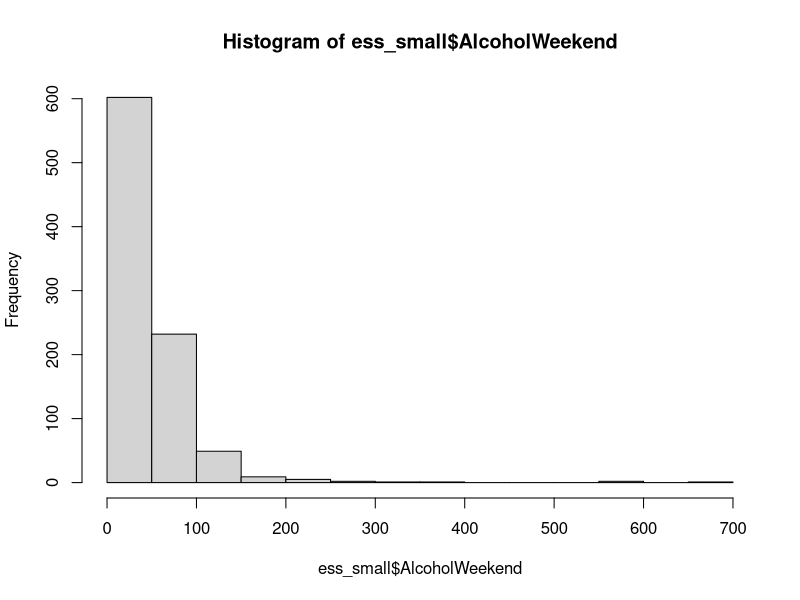
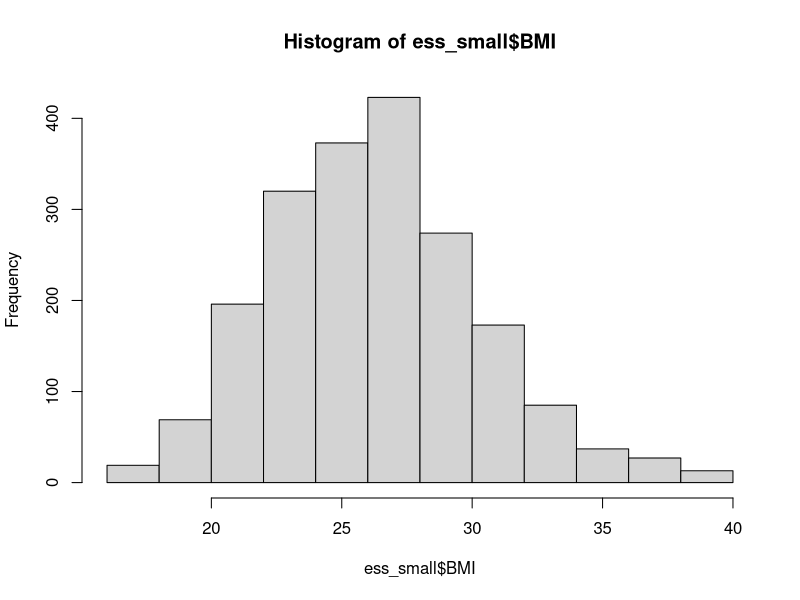
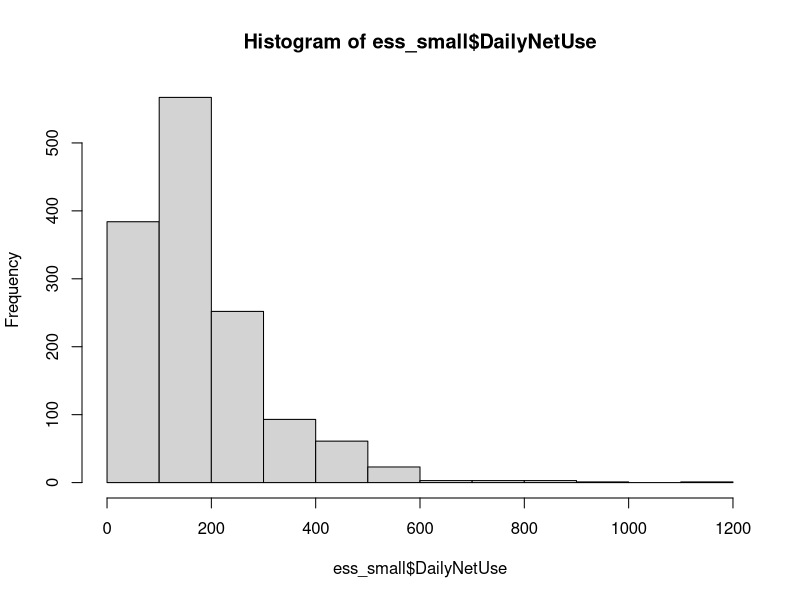
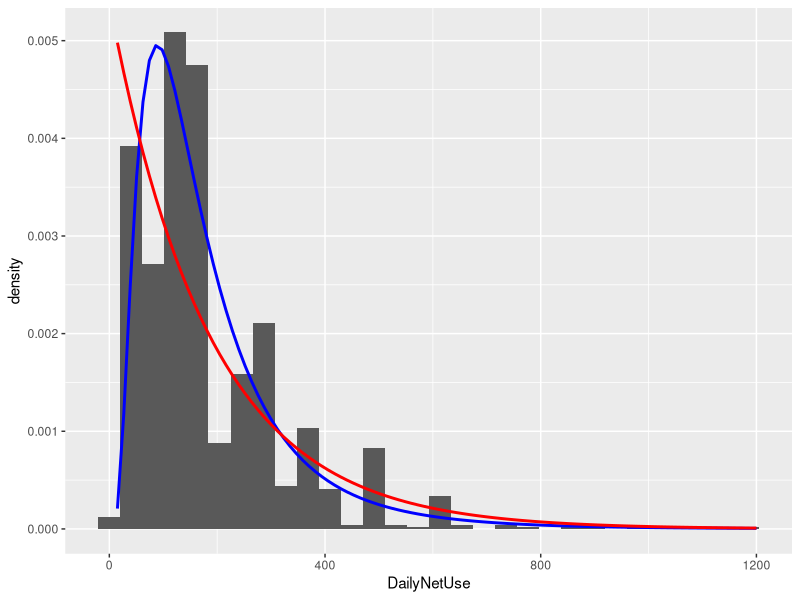

Write the R code that produced these figures, in order.
## ---- chunk 1
knitr::opts_chunk$set(echo = TRUE)
## ---- chunk 2
ess <- readxl::read_excel("ess_hun_2024.xlsx")
str(ess)
## ---- chunk 3
mean(is.na(ess$AlcoholWeekend))
ess_small <- ess[!is.na(ess$AlcoholWeekend),c("idno", "AlcoholWeekend")]
hist(ess_small$AlcoholWeekend)
## ---- chunk 4
# function definition
neg_log_likelihood_expon <- function(theta_expon){
  log_lik_observations <- log(dexp(x = ess_small$AlcoholWeekend,
                                   rate = theta_expon)) # log-probability of every observations occurring under the current parameters
  return(-sum(log_lik_observations))
}

# function test on some random parameter value
neg_log_likelihood_expon(0.001)
## ---- chunk 5
expon_ml <- optim(0.001, neg_log_likelihood_expon)
expon_ml$par # optimal parameter value
expon_ml$val # minimized negative log-likelihood of the sample
## ---- chunk 6
1/mean(ess_small$AlcoholWeekend)
1/sd(ess_small$AlcoholWeekend)
## ---- chunk 7
ess$BMI <- ess$Weight/(ess$Height/100)^2
ess_small <- ess[!is.na(ess$BMI),c("idno", "BMI")]
hist(ess_small$BMI)
## ---- chunk 8
# function definition
neg_log_likelihood_norm <- function(theta_norm){
  log_lik_observations <- log(dnorm(x = ess_small$BMI,
                                    mean = theta_norm[1],
                                    sd = theta_norm[2])) # log-probability of every observations occurring under the current parameters
  return(-sum(log_lik_observations))
}

# function test on some random parameter combination
neg_log_likelihood_norm(c(250, 250))
## ---- chunk 9
norm_ml <- optim(c(250, 250), neg_log_likelihood_norm)
norm_ml$par # optimal parameter values
norm_ml$val # minimized negative log-likelihood of the sample
## ---- chunk 10
sqrt(mean((ess_small$BMI - mean(ess_small$BMI ))^2))
## ---- chunk 11
sd(ess_small$BMI)
## ---- chunk 12
num_claims <- readxl::read_excel("insurance_examples.xlsx", sheet = "CarInsurance_NumberOfClaims_v2")
str(num_claims)
## ---- chunk 13
# function definition
neg_log_likelihood_nbinom <- function(theta_nbinom){
  log_lik_observations <- log(dnbinom(x = num_claims$NumClaims,
                                     size = theta_nbinom[1],
                                     prob = theta_nbinom[2])) # log-probability of every observations occurring under the current parameters
  return(-sum(log_lik_observations))
}

# function test on some random parameter combination
neg_log_likelihood_nbinom(c(8, 0.1))
## ---- chunk 14
nbinom_ml <- optim(c(8, 0.1), neg_log_likelihood_nbinom)
nbinom_ml$par # optimal parameter values
nbinom_ml$val # minimized negative log-likelihood of the sample
## ---- chunk 15
mean(is.na(ess$DailyNetUse))
ess_small <- ess[!is.na(ess$DailyNetUse),c("idno", "DailyNetUse")]
ess_small <- ess_small[ess_small$DailyNetUse > 0,]
hist(ess_small$DailyNetUse)
## ---- chunk 16
# function definition
neg_log_likelihood_lnorm <- function(theta_lnorm){
  log_lik_observations <- log(dlnorm(x = ess_small$DailyNetUse,
                                    meanlog = theta_lnorm[1],
                                    sdlog = theta_lnorm[2])) # log-probability of every observations occurring under the current parameters
  return(-sum(log_lik_observations))
}

# function test on some random parameter combination
neg_log_likelihood_lnorm(c(2, 2))
## ---- chunk 17
lnorm_ml <- optim(c(2,2), neg_log_likelihood_lnorm)
lnorm_ml$par # optimal parameter values
lnorm_ml$val # minimized negative log-likelihood of the sample
## ---- chunk 18
# function definition
neg_log_likelihood_expon <- function(theta_expon){
  log_lik_observations <- log(dexp(x = ess_small$DailyNetUse,
                                   rate = theta_expon))
  return(-sum(log_lik_observations))
}

# function test on some random parameter value
neg_log_likelihood_expon(0.001)
## ---- chunk 19
expon_ml <- optim(0.001, neg_log_likelihood_expon)
expon_ml$par # optimal parameter value
expon_ml$val # minimized negative log-likelihood of the sample
## ---- chunk 20
library(ggplot2)

ggplot(data = ess_small, mapping = aes(x=DailyNetUse)) + geom_histogram(aes(y = after_stat(density))) +
  stat_function(fun = dlnorm, 
                args = list(meanlog = lnorm_ml$par[1], sdlog = lnorm_ml$par[2]),
                col = 'blue',
                linewidth = 1) +
  stat_function(fun = dexp, 
                args = list(rate = expon_ml$par),
                col = 'red',
                linewidth = 1)
  
## ---- chunk 21
expon_ml$value > lnorm_ml$value
## ---- chunk 22
aic_exp <- 2*1 + 2*expon_ml$value # as the exponential distribution has p=1 parameter
aic_lnorm <- 2*2 + 2*lnorm_ml$value # as the lognormal distribution has p=2 parameters
## ---- chunk 23
bic_exp <- 1*log(nrow(ess_small)) + 2*expon_ml$value # as the exponential distribution has p=1 parameter
bic_lnorm  <- 2*log(nrow(ess_small)) + 2*lnorm_ml$value # as the normal distribution has p=2 parameters
## ---- chunk 24
aic_exp > aic_lnorm
bic_exp > bic_lnorm
## ---- chunk 25
aic_lnorm < bic_lnorm
aic_exp < bic_exp
